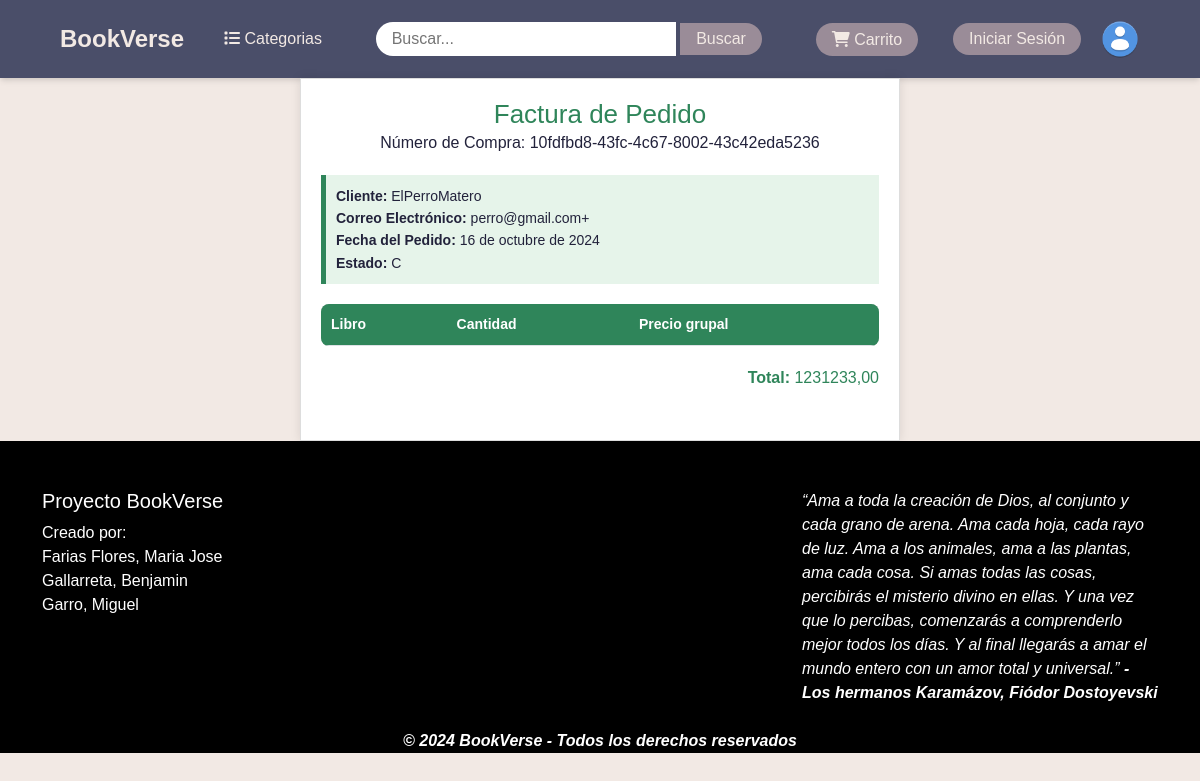
Page /detalle/10fdfbd8-43fc-4c67-8002-43c42eda5236/ on the committed database.
### Pedidos/models.py (models this page shows)
class Pedido(models.Model):
    usuario = models.ForeignKey(Usuario, on_delete=models.CASCADE)  # Asumiendo que Usuario está definido en tu modelo
    correo = models.EmailField()
    monto_total = models.DecimalField(max_digits=10, decimal_places=2)
    fecha = models.DateField(auto_now_add=True)
    estado = models.CharField(  # Cambia max_length a 1
        max_length=10,  # Cambiar aquí a 1 para que coincida con los valores de EstadoPedido
        choices=EstadoPedido.choices,
        default=EstadoPedido.PENDIENTE,
    )
    numero_compra = models.UUIDField(default=uuid.uuid4, editable=False, unique=True, primary_key=True)
    class Meta:
        permissions = [
            ("can_change_status", "Can change order status"),
        ]

### Usuario/models.py (models this page shows, shortened)
class Usuario(AbstractUser):
    username = models.CharField(max_length=50, unique=True)
    nombre_completo = models.CharField(max_length=100, blank=False)
    email = models.CharField(max_length=100, blank=False)
    telefono = models.CharField(max_length=50, blank=True, null=True)
    nacionalidad =  models.CharField(max_length=50, blank=False)
    provincia = models.CharField(max_length=50, blank=False)
    codigo_postal = models.CharField(max_length=5, blank=False)
    ciudad = models.CharField(max_length=50, blank=False)
    direccion = models.CharField(max_length=50, blank=False)
    groups = models.ManyToManyField(
        'auth.Group',
        related_name='custom_user_set',
        blank=True,
        help_text='The groups this user belongs to.',
        verbose_name='groups',
    )
    user_permissions = models.ManyToManyField(
        'auth.Permission',
        related_name='custom_user_permissions_set',
        blank=True,
        help_text='Specific permissions for this user.',
        verbose_name='user permissions',
    )

### Pedidos/views.py (the view)
# urls.py: path('detalle/<uuid:numero_compra>/', detalle, name='detalle'),
def detalle(request, numero_compra):
    pedido = get_object_or_404(Pedido, numero_compra=numero_compra)
    libros = DetalleLibro.objects.filter(pedido=pedido)
    usuario = pedido.usuario
    return render(request, 'detalle.html', {'pedido': pedido, 'libros': libros, 'usuario': usuario})

### Pedidos/templates/detalle.html (shortened to what this page needs)
{% extends 'base.html' %}
{% load static %}
{% block content %}
<link rel="stylesheet" href="{% static 'Pedido/detalle.css' %}">
<div class="containerPedido">
    <div class="header">
        <h1>Factura de Pedido</h1>
        <p>Número de Compra: {{ pedido.numero_compra }}</p>
    </div>
    <div class="details">
        <p><strong>Cliente:</strong> {{ usuario.username }}</p>
        <p><strong>Correo Electrónico:</strong> {{ usuario.email }}</p>
        <p><strong>Fecha del Pedido:</strong> {{ pedido.fecha }}</p>
        <p><strong>Estado:</strong> {{ pedido.estado }}</p>
    </div>
    <table class="table">
        <thead>
            <tr>
                <th>Libro</th>
                <th>Cantidad</th>
                <th>Precio grupal</th>
            </tr>
        </thead>
    </table>
    <div class="total">
        <p><strong>Total:</strong> {{ pedido.monto_total }}</p>
    </div>
</div>
{% endblock %}

### static/Home/navbar.css (style rules this page uses)
*, *::before, *::after { box-sizing: border-box; }
body, h1, h2, h3, h4, p, figure, blockquote, dl, dd { margin: 0; }
:root { --color-primary: #4a4e69; --color-secondary: #9a8c98; --color-accent: #c9ada7; --color-background: #f2e9e4; --color-text: #22223b; --shadow: 0 4px 6px -1px rgba(0, 0, 0, 0.1), 0 2px 4px -1px rgba(0, 0, 0, 0.06); }
body { font-family: 'Segoe UI', Tahoma, Geneva, Verdana, sans-serif; background-color: var(--color-background); color: var(--color-text); line-height: 1.5; }

### static/Wishlist/wishlist.css (style rules this page uses)
body, html { height: 100%; margin: 0; font-family: Arial, Helvetica, sans-serif; }
.table { background-color: rgba(174, 174, 174, 0.8); border-radius: 8px; overflow: hidden; }
.table th, .table td { vertical-align: middle; }

### static/Pedido/detalle.css (style rules this page uses)
.containerPedido { width: 100%; max-width: 600px; margin: 0 auto; border: 1px solid #ddd; padding: 20px; background-color: #ffffff; box-shadow: 0 0 10px rgba(0, 0, 0, 0.1); padding-bottom: 50px; }
.header { text-align: center; margin-bottom: 20px; }
.header h1 { margin: 0; font-size: 26px; color: #2f855a; }
.details { margin-bottom: 20px; background-color: #e6f4ea; padding: 10px; border-left: 5px solid #2f855a; }
.details p { margin: 0; font-size: 14px; line-height: 1.6; }
.table { width: 100%; border-collapse: collapse; margin-bottom: 20px; }
.table th { background-color: #2f855a; color: #ffffff; padding: 10px; font-size: 14px; text-align: left; }
.total { text-align: right; font-size: 16px; margin-top: 10px; color: #2f855a; }

### rows in the picture
Pedido: numero_compra "10fdfbd8-43fc-4c67-8002-43c42eda5236", fecha "16 de octubre de 2024", estado "C", monto_total "1231233,00"
Usuario: username "ElPerroMatero", email "perro@gmail.com+"
